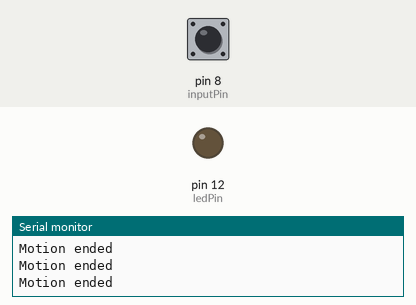
This sketch was run on a simulated Arduino Uno, built with avr-gcc and run on an emulated ATmega328P. On the bench: output pins drawn as LEDs (lit = HIGH), the last lines printed to the serial monitor. Dashed ring = blinking. The inputs (shaded band) are chosen by the test bench; at power-on: pin 8 (inputPin) LOW.

Above: at 1.2 s.
1.3 s: pin 8 (inputPin) driven HIGH
At 2.5 s:
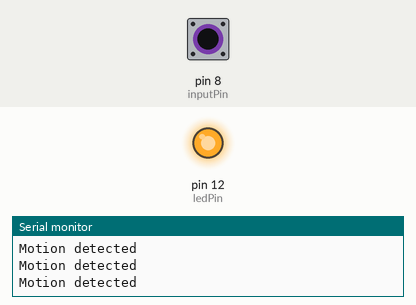
2.8 s: pin 8 (inputPin) driven LOW
At 3.6 s:
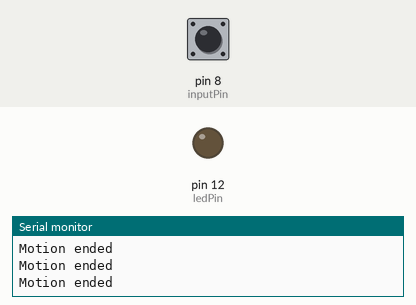
5.8 s: pin 8 (inputPin) pulsed HIGH 5 times (0.12 s each, 0.3 s apart)
At 6.16 s:
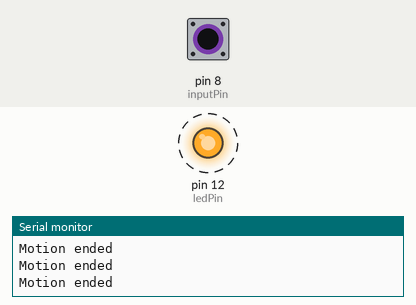
10.3 s: pin 8 (inputPin) pulsed HIGH 5 times (0.12 s each, 0.3 s apart)
At 13.1 s:
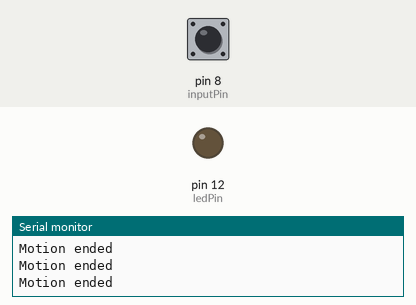
Timing chart, 0 to 14.6 s (numbered marks = the images above; inputs shaded):
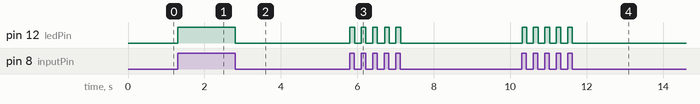

The sketch:

PIR.ino
```cpp
#include <arduino.h>

int ledPin=12;
int inputPin=8;
int pirState = LOW;
int Val =0;

void setup() {
  pinMode(ledPin, OUTPUT);
  pinMode(inputPin,INPUT);

  Serial.begin(9600);
  // put your setup code here, to run once:

}

void loop() {

  Val = digitalRead(inputPin);

  if(Val == HIGH){

    digitalWrite(ledPin,HIGH);
    if(pirState == LOW);{

      Serial.println("Motion detected");
      pirState = HIGH;
    }
  }

      else{
        digitalWrite(ledPin,LOW);
        if(pirState == HIGH);
        Serial.println("Motion ended");
        pirState =LOW;


      }


    }


  // put your main code here, to run repeatedly:
```

Measured:
- after the input at 1.3 s, pin 12 (ledPin): LOW → HIGH at once
- after the input at 2.8 s, pin 12 (ledPin): HIGH → LOW at once
- after the input at 5.8 s, pin 12 (ledPin): alternates HIGH for 0.12 s and LOW for 0.17 s, 10 changes in all, then stays LOW, starting at once
- after the input at 10.3 s, pin 12 (ledPin): alternates HIGH for 0.12 s and LOW for 0.17 s, 10 changes in all, then stays LOW, starting at once
